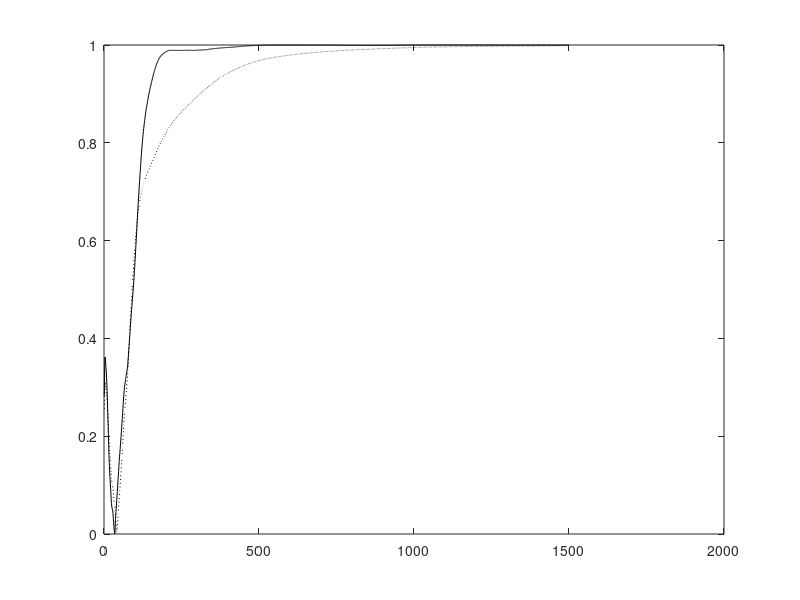

Write the MATLAB code that produced this figure. (Note: this script raises an error after producing the figure.)
% AL1 - Comparison of Adaptive EVD Homogeneous, Deflated, Weighted

function evdTest;

clear all; close all; 

% Number of samples N and dimension D
nSamples = 500;
nDim = 10;
nEA = 4;
nEpochs = 3;
randn('state',0);

% Generate the covX random matrices
covX = 3*...
[ 0.4270   0.0110  -0.0050  -0.0250   0.0890  -0.0790  -0.0190   0.0740   0.0890   0.0050 ; ...
  0.0110   5.6900  -0.0690  -0.2820  -0.7310   0.0900  -0.1240   0.1000   0.4320  -0.1030 ; ...
 -0.0050  -0.0690   0.0800   0.0980   0.0450  -0.0410   0.0230   0.0220  -0.0350   0.0120 ; ...
 -0.0250  -0.2820   0.0980   2.8000  -0.1070   0.1500  -0.1930   0.0950  -0.2260   0.0460 ; ...
  0.0890  -0.7310   0.0450  -0.1070   3.4400   0.2530   0.2510   0.3160   0.0390  -0.0100 ; ...
 -0.0790   0.0900  -0.0410   0.1500   0.2530   2.2700  -0.1800   0.2950  -0.0390  -0.1130 ; ...
 -0.0190  -0.1240   0.0230  -0.1930   0.2510  -0.1800   0.3270   0.0270   0.0260  -0.0160 ; ...
  0.0740   0.1000   0.0220   0.0950   0.3160   0.2950   0.0270   0.7270  -0.0960  -0.0170 ; ...
  0.0890   0.4320  -0.0350  -0.2260   0.0390  -0.0390   0.0260  -0.0960   0.7150  -0.0090 ; ...
  0.0050  -0.1030   0.0120   0.0460  -0.0100  -0.1130  -0.0160  -0.0170  -0.0090   0.0650 ];
    
% Compute data
[V1,D1] = eig(covX);
[d,in] = sort(diag(D1));
V = zeros(nDim,nDim);
D = zeros(nDim,nDim);
for i = 1 : nDim
   V(:,i) = V1(:,in(nDim+1-i));
   D(i,i) = D1(in(nDim+1-i),in(nDim+1-i));
end
x(1:nDim,1:nSamples) = V*sqrt(D)*randn(nDim,nSamples);

% Compute Corrl matrix and eigen vectors
corX = zeros(nDim,nDim);
for i = 1 : nSamples
   corX = corX + x(:,i)*x(:,i)'/nSamples;
end
[V1,D1] = eig(corX);
[d,in] = sort(diag(D1));
V = zeros(nDim,nDim);
D = zeros(nDim,nDim);
for i = 1 : nDim
   V(:,i) = V1(:,in(nDim+1-i));
   D(i,i) = D1(in(nDim+1-i),in(nDim+1-i));
end
%corX
V(:,1:nEA)
diag(D)'

% Adaptive algorithm
A = zeros(nDim,nDim);
W1 = 0.1 * ones(nDim,nEA);
W2 = W1;
W3 = W1;
C  = diag(2.3-0.3*[1:nEA])
I  = eye(nEA,nEA);
mu = 1;
for epoch = 1 : nEpochs
   for iter = 1 : nSamples
      cnt = nSamples*(epoch-1) + iter;
      
      A = A + (1.0/cnt)*((x(:,iter) * x(:,iter)') - A);
      etat1 = 1.0/(125 + cnt);
      etat2 = 1.0/(400 + cnt);
      
      % Homogeneous Gradient Descent
      W1 = W1 + etat1*(A*W1 - W1*(W1'*A*W1) - mu*W1*(W1'*W1-I));
      
      % Deflated Gradient Descent
      W2 = W2 + etat1*(A*W2 - W2*triu(W2'*A*W2) - mu*W2*triu(W2'*W2-I));
      
      % Weighted Gradient Descent
      W3 = W3 + etat2*(A*W3*C - W3*C*(W3'*A*W3) - mu*W3*C*(W3'*W3-I));
      
      for i = 1 : nEA      
      	u1 = W1(:,i)/norm(W1(:,i));
      	u2 = W2(:,i)/norm(W2(:,i));
      	u3 = W3(:,i)/norm(W3(:,i));
      	cos_t1(i,cnt) = abs(u1'*V(:,i));
        cos_t2(i,cnt) = abs(u2'*V(:,i));
        cos_t3(i,cnt) = abs(u3'*V(:,i));
      end
      ind(cnt) = cnt;
   end
end

W1byNorm = W1*sqrt(inv(diag(diag(W1'*W1))))
V1to4 = V(:,1:nEA)
W2byNorm = W2*sqrt(inv(diag(diag(W2'*W2))))
V1to4 = V(:,1:nEA)
W3byNorm = W3*sqrt(inv(diag(diag(W3'*W3))))
V1to4 = V(:,1:nEA)

W1W1 = (W1'*W1)
W2W2 = (W2'*W2)
W3W3 = (W3'*W3)

EstL1 = (diag(W1'*A*W1) ./ diag(W1'*W1))'
EstL2 = (diag(W2'*A*W2) ./ diag(W2'*W2))'
EstL3 = (diag(W3'*A*W3) ./ diag(W3'*W3))'
ActL  = diag(D(:,1:nEA))'

% ALL PLOTS

if (1)
   
% Plot the convergence results
figure(1);
plot(ind,cos_t2(1,:),'k-'); hold on;
plot(ind,cos_t3(1,:),'k:'); hold on;
legend('Deflated','Weighted',0);
xlabel('Number of Samples');
ylabel('Direction Cosine - Component 1');
hold off;

% Plot the convergence results
figure(2);
plot(ind,cos_t2(2,:),'k-'); hold on;
plot(ind,cos_t3(2,:),'k:'); hold on;
legend('Deflated','Weighted',0);
xlabel('Number of Samples');
ylabel('Direction Cosine - Component 2');
hold off;

% Plot the convergence results
figure(3);
plot(ind,cos_t2(3,:),'k-'); hold on;
plot(ind,cos_t3(3,:),'k:'); hold on;
legend('Deflated','Weighted',0);
xlabel('Number of Samples');
ylabel('Direction Cosine - Component 3');
hold off;

% Plot the convergence results
figure(4);
plot(ind,cos_t2(4,:),'k-'); hold on;
plot(ind,cos_t3(4,:),'k:'); hold on;
legend('Deflated','Weighted',0);
xlabel('Number of Samples');
ylabel('Direction Cosine - Component 4');
hold off;

else

% Plot the convergence results
figure(1);
plot(ind,cos_t1(1,:),'r:'); hold on;
plot(ind,cos_t2(1,:),'g-'); hold on;
plot(ind,cos_t3(1,:),'b--'); hold on;
legend('Symmetric','Deflated','Weighted',0);
xlabel('Number of Samples');
ylabel('Direction Cosine - Component 1');
hold off;

% Plot the convergence results
figure(2);
plot(ind,cos_t1(2,:),'r:'); hold on;
plot(ind,cos_t2(2,:),'g-'); hold on;
plot(ind,cos_t3(2,:),'b--'); hold on;
legend('Symmetric','Deflated','Weighted',0);
xlabel('Number of Samples');
ylabel('Direction Cosine - Component 2');
hold off;

% Plot the convergence results
figure(3);
plot(ind,cos_t1(3,:),'r:'); hold on;
plot(ind,cos_t2(3,:),'g-'); hold on;
plot(ind,cos_t3(3,:),'b--'); hold on;
legend('Symmetric','Deflated','Weighted',0);
xlabel('Number of Samples');
ylabel('Direction Cosine - Component 3');
hold off;

% Plot the convergence results
figure(4);
plot(ind,cos_t1(4,:),'r:'); hold on;
plot(ind,cos_t2(4,:),'g-'); hold on;
plot(ind,cos_t3(4,:),'b--'); hold on;
legend('Symmetric','Deflated','Weighted',0);
xlabel('Number of Samples');
ylabel('Direction Cosine - Component 4');
hold off;

end

%keyboard




  
